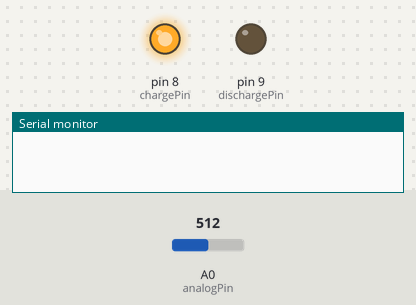
The sketch below on a simulated Arduino Uno, built with avr-gcc and run on an emulated ATmega328P. On the bench: output pins drawn as LEDs (lit = HIGH), the last lines printed to the serial monitor. The test bench sets the inputs (shaded band); at power-on: A0 (analogPin) = 512.

Above: at 1.2 s.
1.3 s: A0 (analogPin) set to 598
3.0 s: A0 (analogPin) set to 618
At 4.5 s:
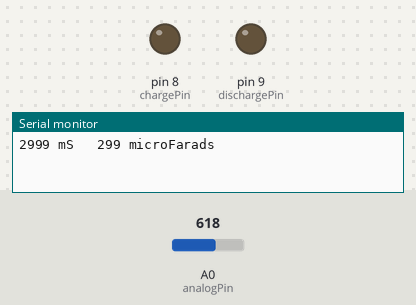
5.0 s: A0 (analogPin) set to 0
At 5.7 s:
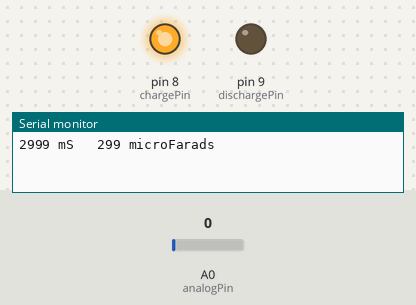
6.5 s: A0 (analogPin) set to 620
At 8.4 s:
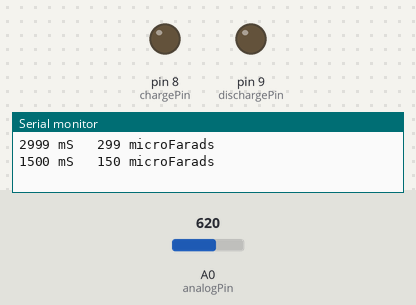
Timing chart, 0 to 9.5 s (numbered marks = the images above; inputs shaded):
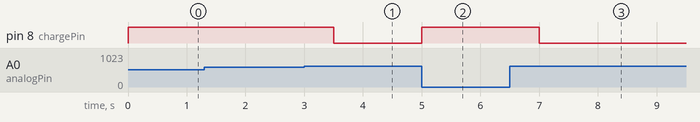

The sketch:

how_to_make_a_capacitance_meter_using_arduino1.ino
```cpp
/*
 *  Capacitance Meter
 *  Measures capacitance by timing the charge of an RC circuit.
 *  The time it takes for the capacitor to charge to 63.2% of the
 *  supply voltage is the RC time constant (τ).
 *  Capacitance (C) is then calculated as C = τ / R.
 */

// -- Initialize Pins --
// Pin to read the capacitor's voltage
int analogPin = 0;
// Pin to charge the capacitor (connects to the charging resistor)
int chargePin = 8;
// Pin to discharge the capacitor (connects to the discharge resistor)
// This pin helps speed up the discharging process.
int dischargePin = 9;

// -- Initialize Resistor --
// Value of the KNOWN charging resistor in Ohms.
int resistorValue = 10000;

// -- Initialize Timer --
unsigned long startTime;
unsigned long elapsedTime;

// -- Initialize Capacitance Variables --
float microFarads;
float nanoFarads;

void setup() {
  // Set the chargePin as an OUTPUT
  pinMode(chargePin, OUTPUT);
  // Initially, make sure the capacitor is not charging
  digitalWrite(chargePin, LOW);

  // Initialize serial communication to print data to the serial monitor
  Serial.begin(9600);
}

void loop() {
  // Start charging the capacitor by setting the charge pin to HIGH
  digitalWrite(chargePin, HIGH);
  // Record the starting time in milliseconds
  startTime = millis();

  // Wait until the capacitor's voltage reaches 63.2% of its total voltage.
  // Arduino's analogRead() maps 0-5V to an integer of 0-1023.
  // 63.2% of 1023 is ~648. A value of 610 is used here to compensate for small delays.
  while(analogRead(analogPin) < 610) {
    // Do nothing until the capacitor reaches the threshold voltage
  }

  // Determine how much time it took to charge the capacitor (this is our time constant, τ)
  elapsedTime = millis() - startTime;

  // Calculate the capacitance in microFarads using the formula C = τ / R.
  // We use (float) to ensure floating-point division for accuracy.
  // We multiply by 1000 because elapsedTime is in milliseconds.
  microFarads = ((float)elapsedTime / resistorValue) * 1000;

  // Print the results to the Serial Monitor
  Serial.print(elapsedTime);
  Serial.print(" mS   ");

  // Determine if the units should be microFarads or nanoFarads and print accordingly
  if (microFarads > 1) {
    Serial.print((long)microFarads);
    Serial.println(" microFarads");
  } else {
    // If the value is less than 1 µF, convert to nanoFarads for better readability
    nanoFarads = microFarads * 1000.0;
    Serial.print((long)nanoFarads);
    Serial.println(" nanoFarads");
  }

  delay(500); // A small delay before the next measurement cycle

  // Stop charging the capacitor
  digitalWrite(chargePin, LOW);

  // Allow the capacitor to discharge through the discharge resistor
  pinMode(dischargePin, OUTPUT);
  digitalWrite(dischargePin, LOW);
  while(analogRead(analogPin) > 0) {
    // Do nothing until the capacitor is fully discharged
  }

  // Set the discharge pin to INPUT to prevent it from interfering with the next charge cycle
  pinMode(dischargePin, INPUT);
}
```

Measured:
- the behaviour switches between 609 and 610 on A0 (analogPin) (found by bisection; images 0 and 1)
- after the input at 1.3 s, every drawn part: stays the same
- after the input at 3.0 s, pin 8 (chargePin): HIGH → LOW after 0.50 s
- after the input at 5.0 s, pin 8 (chargePin): LOW → HIGH at once
- after the input at 6.5 s, pin 8 (chargePin): HIGH → LOW after 0.50 s
